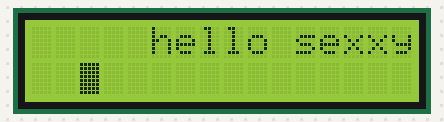
The sketch below on a simulated Arduino Uno, built with avr-gcc and run on an emulated ATmega328P. Shown: 16×2 character LCD.

Above: at 0.21 s.

The sketch:

lcd_through_wires.ino
```cpp
#include <LiquidCrystal.h>

LiquidCrystal lcd(12, 11, 5, 4, 3, 2);

void setup() {
  lcd.begin(16, 2);
}

void loop() {
  lcd.setCursor(5,0);//rows, cols
  lcd.print("hello sexxy");
  lcd.setCursor(2, 1);
  lcd.blink();
  delay(300);
  lcd.print("ok");
}
```
